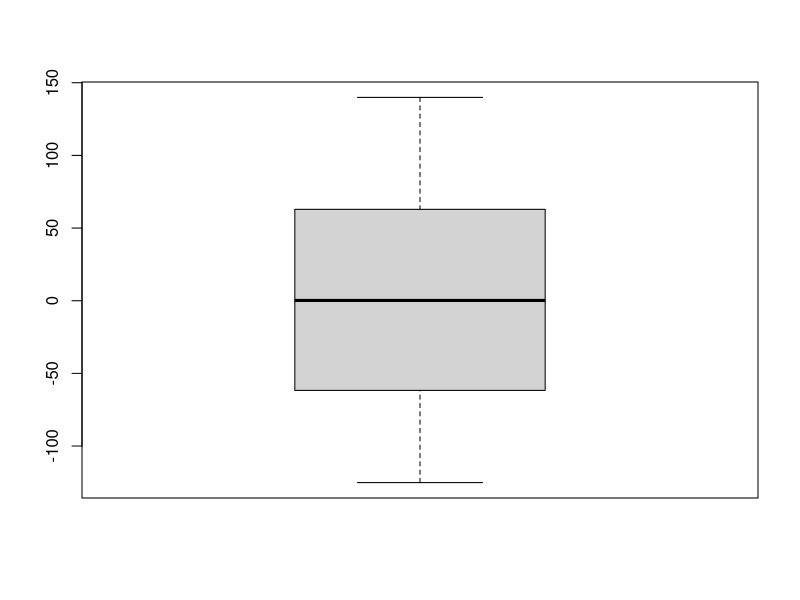
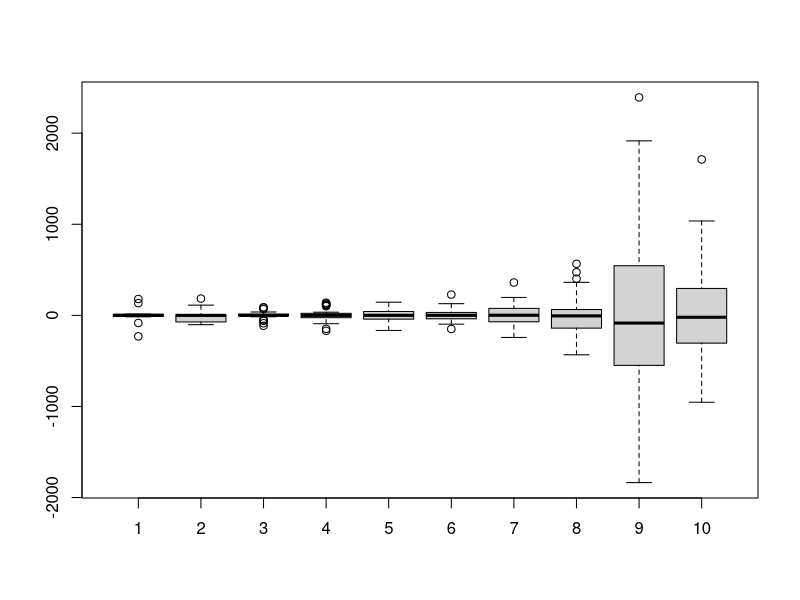
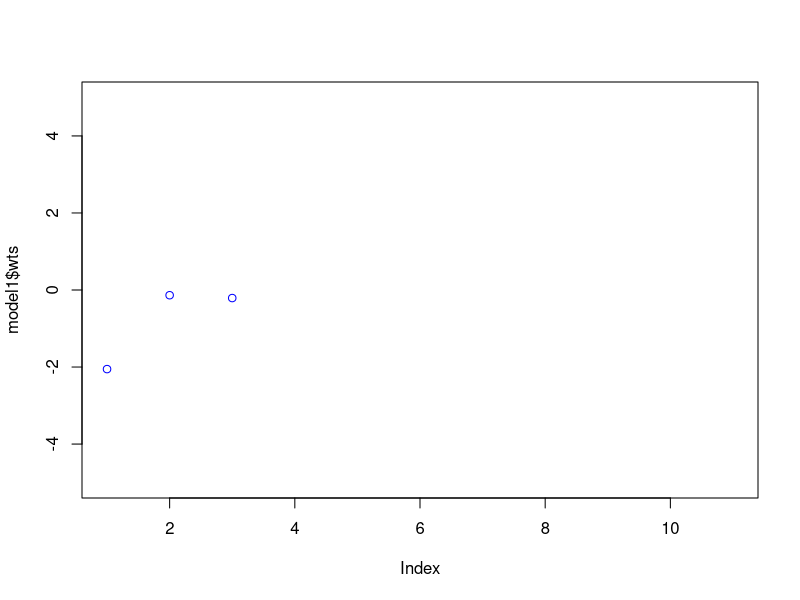
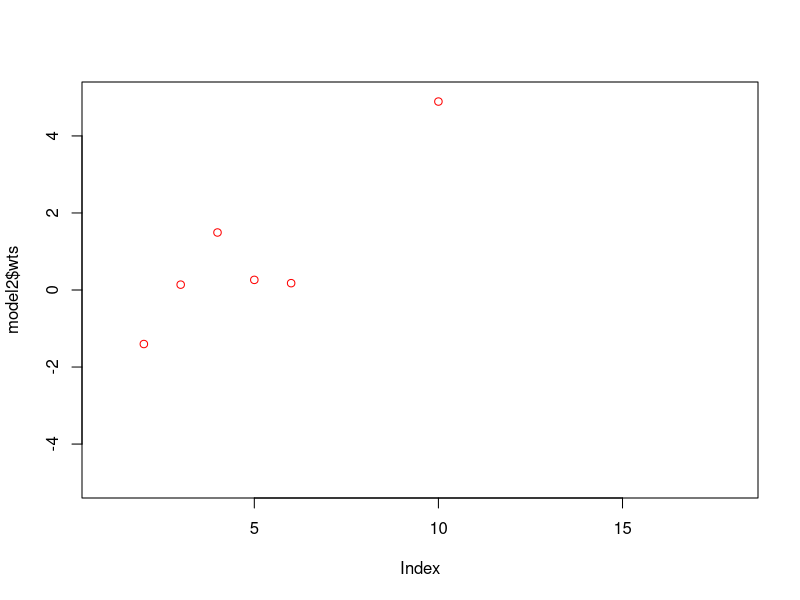
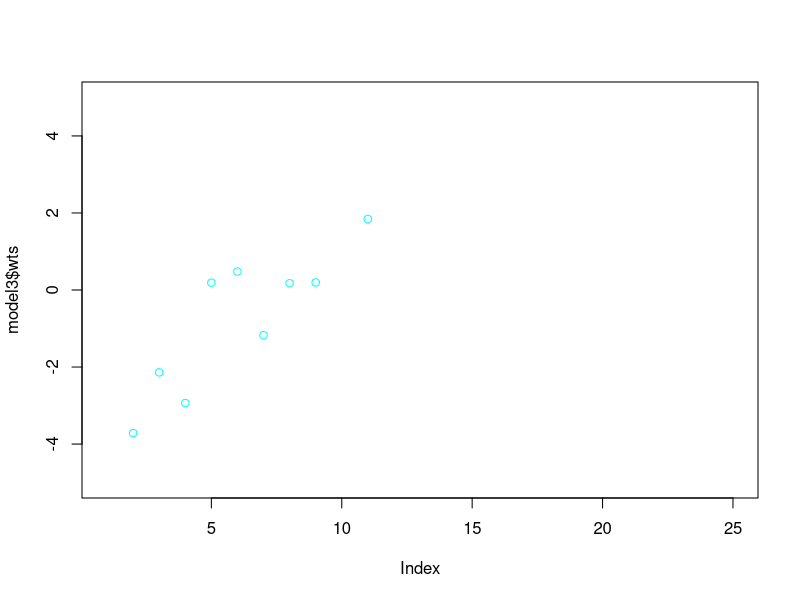
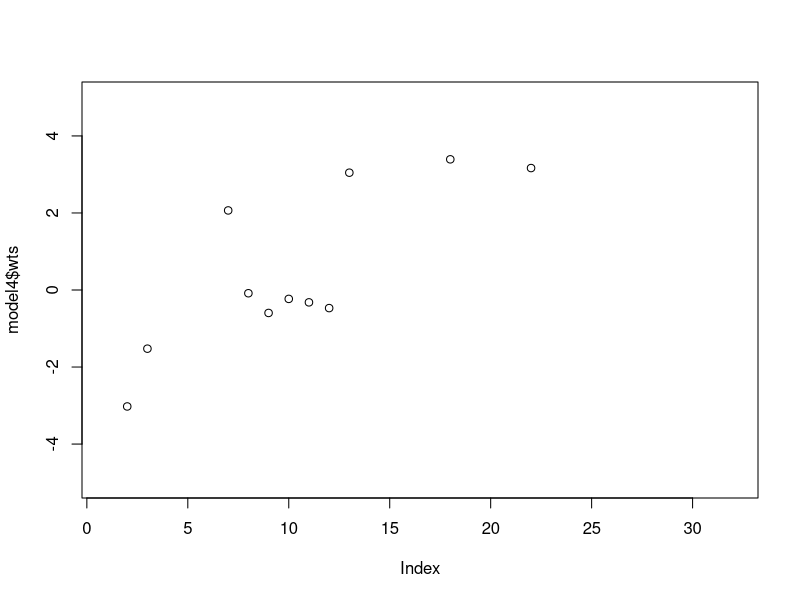
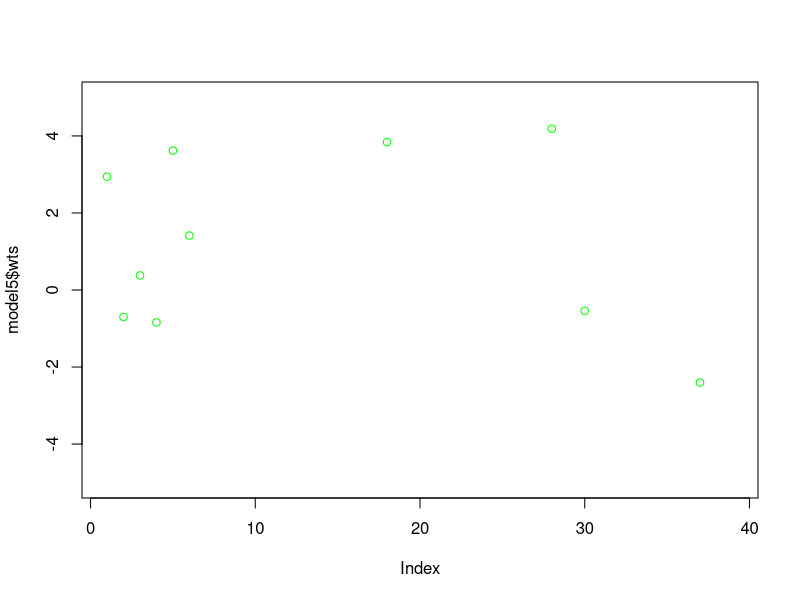
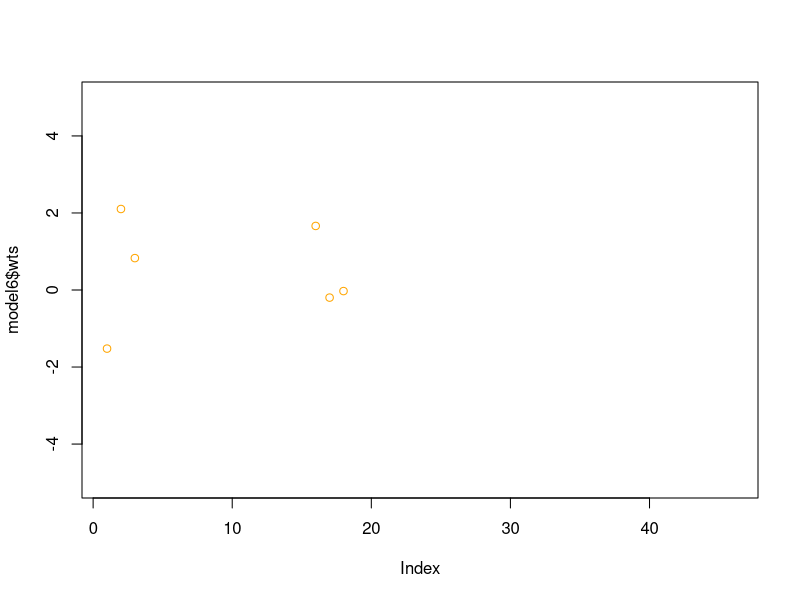

Write the R code that produced these figures, in order. (Note: this script raises an error after producing the figures.)
# UV : SY19 - TP03
# Exercice 2
# Auteurs : Alice Ngwembou - Antoine Hars
# Fichier : exercice2.R

library(MASS)
library(nnet)

set.seed(1)

# QUESTION 1

# 1.
p1 <- 0.25
p2 <-0.25
p3 <- 0.25
p4 <- 0.25
n <- 200

s1 <- c(1, 2)
s2 <- c(2, 1)
s3 <- c(1.5, 2)
s4 <- c(1, 1)

s <- rbind(s1, s2, s3, s4)

m1 <- c(4, 6)
m2 <- c(6, 1)
m3 <- c(-4, -4)
m4 <- c(0, 0)

m <- rbind(m1, m2, m3, m4)

c <- sample(c(1, 2, 3, 4), size = n, prob = c(p1, p2, p3, p4), replace = TRUE)
x <- cbind(rnorm(n, m[c,1], s[c,1]), rnorm(n, m[c,2], s[c,2]))

couleur <- rep("red", n)
couleur[c==2] <- "blue"
couleur[c==3] <- "green"
couleur[c==4] <- "yellow"

png("plots/frontiere_bayes_q1_1.png")
plot(x, col = couleur, main = "frontières de décision sur les observations de 4 lois normales")

# Frontiere de Bayes
len <- 50

xp <- seq(min(x[,1]), max(x[,1]), length = len)
yp <- seq(min(x[,2]), max(x[,2]), length = len)

grille <- expand.grid(z1 = xp, z2 = yp)

Z <- p1 * dnorm(grille[,1], m[1,1], s[1,1]) * dnorm(grille[,2], m[1,2], s[1,2])
Z <- cbind(Z, p2 * dnorm(grille[,1], m[2,1], s[2,1]) * dnorm(grille[,2], m[2,2], s[2,2]))
Z <- cbind(Z, p3 * dnorm(grille[,1], m[3,1], s[3,1]) * dnorm(grille[,2], m[3,2], s[3,2]))
Z <- cbind(Z, p4 * dnorm(grille[,1], m[4,1], s[4,1]) * dnorm(grille[,2], m[4,2], s[4,2]))

zp <- Z[,4] - pmax(Z[,3], Z[,2], Z[,1])
contour(xp, yp, matrix(zp, len), add = TRUE, levels = 0, drawlabels = FALSE)

zp <- Z[,1] - pmax(Z[,2], Z[,3], Z[,4])
contour(xp, yp, matrix(zp, len), add = TRUE, levels = 0, drawlabels = FALSE)

zp <- Z[,2] - pmax(Z[,1], Z[,3], Z[,4])
contour(xp, yp, matrix(zp, len), add = TRUE, levels = 0, drawlabels = FALSE)
dev.off()

# 2.
# Donner la règle de Bayes

# 3.
# Développer la règle de Bayes pour arriver à la solution

##############################################################################

# QUESTION 2
T <- class.ind(couleur)
model1 <- nnet(x, T, size = 1, decay = 0, softmax = TRUE, maxit = 500)

# Valeur des poids
model1$wts

# Proba à postériori d'appartenance aux classes
Z1 <- predict(model1, grille)

boxplot(model1$wts)


# 1.
model2 <- nnet(x, T, size = 5, decay = 0, softmax = TRUE, maxit = 500)
model2$wts
Z2 <- predict(model2, grille)

png("plots/frontiere_bayes_q2_1.png")
plot(x, col = couleur, main = "frontières de décision sur les observations (exécution 1)")
zp <- Z2[,4] - pmax(Z2[,3], Z2[,2], Z2[,1])
contour(xp, yp, matrix(zp, len), add = TRUE, levels = 0, drawlabels = FALSE)
zp <- Z2[,1] - pmax(Z2[,2], Z2[,3], Z2[,4])
contour(xp, yp, matrix(zp, len), add = TRUE, levels = 0, drawlabels = FALSE)
zp <- Z2[,2] - pmax(Z2[,1], Z2[,3], Z2[,4])
contour(xp, yp, matrix(zp, len), add = TRUE, levels = 0, drawlabels = FALSE)
dev.off()

# 2.
# Dessin de chaque composante du poids.
png("plots/poids_q2_2_1.png")
plot(model2$wts, main = "représentation de l'estimation des poids (size = 5 et decay = 0)")
dev.off()

png("plots/poids_q2_2_2.png")
boxplot(model2$wts, main = "représentation de l'estimation des poids (size = 5 et decay = 0)")
dev.off()

png("plots/poids_q2_2_3.png")
boxplot(model2$wts, main = "estimation des poids (size = 5 et decay = 0) (exécution 1)")
dev.off()

# 3.
# à répéter plusieurs fois.
model2 <- nnet(x, T, size = 5, decay = 0, softmax = TRUE, maxit = 500)
model2$wts
Z2 <- predict(model2, grille)

png("plots/frontiere_bayes_q2_2.png")
plot(x, col = couleur, main = "frontières de décision sur les observations (exécution 2)")
zp <- Z2[,4] - pmax(Z2[,3], Z2[,2], Z2[,1])
contour(xp, yp, matrix(zp, len), add = TRUE, levels = 0, drawlabels = FALSE)
zp <- Z2[,1] - pmax(Z2[,2], Z2[,3], Z2[,4])
contour(xp, yp, matrix(zp, len), add = TRUE, levels = 0, drawlabels = FALSE)
zp <- Z2[,2] - pmax(Z2[,1], Z2[,3], Z2[,4])
contour(xp, yp, matrix(zp, len), add = TRUE, levels = 0, drawlabels = FALSE)
dev.off()

png("plots/poids_q2_3_1.png")
plot(model2$wts, main = "représentation de l'estimation des poids (size = 5 et decay = 0)")
dev.off()

png("plots/poids_q2_3_2.png")
boxplot(model2$wts, main = "estimation des poids (size = 5 et decay = 0) (exécution 2)")
dev.off()

# Nous n'obtenons pas les mêmes résultats à chaque fois pour l'estimation
# des poids et des frontières de décision.

# 4.
# Le générateur de nombre aléatoire de R n'est pas réinitialisé
# donc nous n'obtenons pas les mêmes frontières.

##############################################################################

# QUESTION 3.

# 1.
set.seed(1)
T <- class.ind(couleur)
model1 <- nnet(x, T, size = 1, decay = 0, softmax = TRUE, maxit = 500)
set.seed(1)
T <- class.ind(couleur)
model2 <- nnet(x, T, size = 2, decay = 0, softmax = TRUE, maxit = 500)
set.seed(1)
T <- class.ind(couleur)
model3 <- nnet(x, T, size = 3, decay = 0, softmax = TRUE, maxit = 500)
set.seed(1)
T <- class.ind(couleur)
model4 <- nnet(x, T, size = 4, decay = 0, softmax = TRUE, maxit = 500)
set.seed(1)
T <- class.ind(couleur)
model5 <- nnet(x, T, size = 5, decay = 0, softmax = TRUE, maxit = 500)
set.seed(1)
T <- class.ind(couleur)
model6 <- nnet(x, T, size = 6, decay = 0, softmax = TRUE, maxit = 500)
set.seed(1)
T <- class.ind(couleur)
model7 <- nnet(x, T, size = 7, decay = 0, softmax = TRUE, maxit = 500)
set.seed(1)
T <- class.ind(couleur)
model8 <- nnet(x, T, size = 8, decay = 0, softmax = TRUE, maxit = 500)
set.seed(1)
T <- class.ind(couleur)
model9 <- nnet(x, T, size = 9, decay = 0, softmax = TRUE, maxit = 500)
set.seed(1)
T <- class.ind(couleur)
model10 <- nnet(x, T, size = 10, decay = 0, softmax = TRUE, maxit = 500)

boxplot(model1$wts, model2$wts, model3$wts, model4$wts, model5$wts, model6$wts, model7$wts, model8$wts, model9$wts, model10$wts)
plot(model1$wts, ylim = c(-5, 5), col = "blue")
plot(model2$wts, ylim = c(-5, 5), col = "red")
plot(model3$wts, ylim = c(-5, 5), col = "cyan")
plot(model4$wts, ylim = c(-5, 5), col = "black")
plot(model5$wts, ylim = c(-5, 5), col = "green")
plot(model6$wts, ylim = c(-5, 5), col = "orange")
plot(model7$wts, ylim = c(-5, 5), col = "yellow")
plot(model8$wts, ylim = c(-5, 5), col = "pink")
plot(model9$wts, ylim = c(-5, 5), col = "maroon")
plot(model10$wts, ylim = c(-5, 5), col = "violet")

# Commenter le nombre de poids à estimer..

# 2.
Z1 <- predict(model1, grille)
Z2 <- predict(model2, grille)
Z3 <- predict(model3, grille)
Z4 <- predict(model4, grille)
Z5 <- predict(model5, grille)
Z6 <- predict(model6, grille)
Z7 <- predict(model7, grille)
Z8 <- predict(model8, grille)
Z9 <- predict(model9, grille)
Z10 <- predict(model10, grille)

png("plots/frontiere_bayes_q3_2_1.png")
plot(x, col = couleur, main = "frontières de décision sur les observations (1)")
zp <- Z1[,4] - pmax(Z1[,3], Z1[,2], Z1[,1])
contour(xp, yp, matrix(zp, len), add = TRUE, levels = 0, drawlabels = FALSE)
zp <- Z1[,1] - pmax(Z1[,2], Z1[,3], Z1[,4])
contour(xp, yp, matrix(zp, len), add = TRUE, levels = 0, drawlabels = FALSE)
zp <- Z1[,2] - pmax(Z1[,1], Z1[,3], Z1[,4])
contour(xp, yp, matrix(zp, len), add = TRUE, levels = 0, drawlabels = FALSE)
dev.off()

png("plots/frontiere_bayes_q3_2_2.png")
plot(x, col = couleur, main = "frontières de décision sur les observations (2)")
zp <- Z2[,4] - pmax(Z2[,3], Z2[,2], Z2[,1])
contour(xp, yp, matrix(zp, len), add = TRUE, levels = 0, drawlabels = FALSE)
zp <- Z2[,1] - pmax(Z2[,2], Z2[,3], Z2[,4])
contour(xp, yp, matrix(zp, len), add = TRUE, levels = 0, drawlabels = FALSE)
zp <- Z2[,2] - pmax(Z2[,1], Z2[,3], Z2[,4])
contour(xp, yp, matrix(zp, len), add = TRUE, levels = 0, drawlabels = FALSE)
dev.off()

png("plots/frontiere_bayes_q3_2_3.png")
plot(x, col = couleur, main = "frontières de décision sur les observations (3)")
zp <- Z3[,4] - pmax(Z3[,3], Z3[,2], Z3[,1])
contour(xp, yp, matrix(zp, len), add = TRUE, levels = 0, drawlabels = FALSE)
zp <- Z3[,1] - pmax(Z3[,2], Z3[,3], Z3[,4])
contour(xp, yp, matrix(zp, len), add = TRUE, levels = 0, drawlabels = FALSE)
zp <- Z3[,2] - pmax(Z3[,1], Z3[,3], Z3[,4])
contour(xp, yp, matrix(zp, len), add = TRUE, levels = 0, drawlabels = FALSE)
dev.off()

png("plots/frontiere_bayes_q3_2_4.png")
plot(x, col = couleur, main = "frontières de décision sur les observations (4)")
zp <- Z4[,4] - pmax(Z4[,3], Z4[,2], Z4[,1])
contour(xp, yp, matrix(zp, len), add = TRUE, levels = 0, drawlabels = FALSE)
zp <- Z4[,1] - pmax(Z4[,2], Z4[,3], Z4[,4])
contour(xp, yp, matrix(zp, len), add = TRUE, levels = 0, drawlabels = FALSE)
zp <- Z4[,2] - pmax(Z4[,1], Z4[,3], Z4[,4])
contour(xp, yp, matrix(zp, len), add = TRUE, levels = 0, drawlabels = FALSE)
dev.off()

png("plots/frontiere_bayes_q3_2_5.png")
plot(x, col = couleur, main = "frontières de décision sur les observations (5)")
zp <- Z5[,4] - pmax(Z5[,3], Z5[,2], Z5[,1])
contour(xp, yp, matrix(zp, len), add = TRUE, levels = 0, drawlabels = FALSE)
zp <- Z5[,1] - pmax(Z5[,2], Z5[,3], Z5[,4])
contour(xp, yp, matrix(zp, len), add = TRUE, levels = 0, drawlabels = FALSE)
zp <- Z5[,2] - pmax(Z5[,1], Z5[,3], Z5[,4])
contour(xp, yp, matrix(zp, len), add = TRUE, levels = 0, drawlabels = FALSE)
dev.off()

png("plots/frontiere_bayes_q3_2_6.png")
plot(x, col = couleur, main = "frontières de décision sur les observations (6)")
zp <- Z6[,4] - pmax(Z6[,3], Z6[,2], Z6[,1])
contour(xp, yp, matrix(zp, len), add = TRUE, levels = 0, drawlabels = FALSE)
zp <- Z6[,1] - pmax(Z6[,2], Z6[,3], Z6[,4])
contour(xp, yp, matrix(zp, len), add = TRUE, levels = 0, drawlabels = FALSE)
zp <- Z6[,2] - pmax(Z6[,1], Z6[,3], Z6[,4])
contour(xp, yp, matrix(zp, len), add = TRUE, levels = 0, drawlabels = FALSE)
dev.off()

png("plots/frontiere_bayes_q3_2_7.png")
plot(x, col = couleur, main = "frontières de décision sur les observations (7)")
zp <- Z7[,4] - pmax(Z7[,3], Z7[,2], Z7[,1])
contour(xp, yp, matrix(zp, len), add = TRUE, levels = 0, drawlabels = FALSE)
zp <- Z7[,1] - pmax(Z7[,2], Z7[,3], Z7[,4])
contour(xp, yp, matrix(zp, len), add = TRUE, levels = 0, drawlabels = FALSE)
zp <- Z7[,2] - pmax(Z7[,1], Z7[,3], Z7[,4])
contour(xp, yp, matrix(zp, len), add = TRUE, levels = 0, drawlabels = FALSE)
dev.off()

png("plots/frontiere_bayes_q3_2_8.png")
plot(x, col = couleur, main = "frontières de décision sur les observations (8)")
zp <- Z8[,4] - pmax(Z8[,3], Z8[,2], Z8[,1])
contour(xp, yp, matrix(zp, len), add = TRUE, levels = 0, drawlabels = FALSE)
zp <- Z8[,1] - pmax(Z8[,2], Z8[,3], Z8[,4])
contour(xp, yp, matrix(zp, len), add = TRUE, levels = 0, drawlabels = FALSE)
zp <- Z8[,2] - pmax(Z8[,1], Z8[,3], Z8[,4])
contour(xp, yp, matrix(zp, len), add = TRUE, levels = 0, drawlabels = FALSE)
dev.off()

png("plots/frontiere_bayes_q3_2_9.png")
plot(x, col = couleur, main = "frontières de décision sur les observations (9)")
zp <- Z9[,4] - pmax(Z9[,3], Z9[,2], Z9[,1])
contour(xp, yp, matrix(zp, len), add = TRUE, levels = 0, drawlabels = FALSE)
zp <- Z9[,1] - pmax(Z9[,2], Z9[,3], Z9[,4])
contour(xp, yp, matrix(zp, len), add = TRUE, levels = 0, drawlabels = FALSE)
zp <- Z9[,2] - pmax(Z9[,1], Z9[,3], Z9[,4])
contour(xp, yp, matrix(zp, len), add = TRUE, levels = 0, drawlabels = FALSE)
dev.off()

png("plots/frontiere_bayes_q3_2_10.png")
plot(x, col = couleur, main = "frontières de décision sur les observations (10)")
zp <- Z10[,4] - pmax(Z10[,3], Z10[,2], Z10[,1])
contour(xp, yp, matrix(zp, len), add = TRUE, levels = 0, drawlabels = FALSE)
zp <- Z10[,1] - pmax(Z10[,2], Z10[,3], Z10[,4])
contour(xp, yp, matrix(zp, len), add = TRUE, levels = 0, drawlabels = FALSE)
zp <- Z10[,2] - pmax(Z10[,1], Z10[,3], Z10[,4])
contour(xp, yp, matrix(zp, len), add = TRUE, levels = 0, drawlabels = FALSE)
dev.off()

# Calcul de la probabilité d'erreur
pred1 <- predict(model1, x)
pred2 <- predict(model2, x)
pred3 <- predict(model3, x)
pred4 <- predict(model4, x)
pred5 <- predict(model5, x)
pred6 <- predict(model6, x)
pred7 <- predict(model7, x)
pred8 <- predict(model8, x)
pred9 <- predict(model9, x)
pred10 <- predict(model10, x)

classes_predict <- function(pred) {

	n = dim(pred)[1]
	m = dim(pred)[2]
	for (i in 1:n) {
		mm = max(pred[i,])
		for (j in 1:m) {
			if (pred[i,j] == mm) {
				pred[i,j] = 1
			} else {
				pred[i,j] = 0
			}
		}
	}
	return(pred)
}

cp1 = classes_predict(pred1)
cp2 = classes_predict(pred2)
cp3 = classes_predict(pred3)
cp4 = classes_predict(pred4)
cp5 = classes_predict(pred5)
cp6 = classes_predict(pred6)
cp7 = classes_predict(pred7)
cp8 = classes_predict(pred8)
cp9 = classes_predict(pred9)
cp10 = classes_predict(pred10)

proba_erreur_emp <- function(T, CP) {

	proba = 0
	n = dim(T)[1]
	m = dim(T)[2]
	for (i in 1:n) {
		CP[i,] = T[i,] - CP[i,]
		comp = 0
		for (j in 1:m) {
			if (CP[i,j] == 0) {
				comp = comp + 1
			}
		}
		if (comp != m) {
			proba = proba + 1
		}
	}
	return(proba / n)
}

proba1 = proba_erreur_emp(T, cp1)
proba2 = proba_erreur_emp(T, cp2)
proba3 = proba_erreur_emp(T, cp3)
proba4 = proba_erreur_emp(T, cp4)
proba5 = proba_erreur_emp(T, cp5)
proba6 = proba_erreur_emp(T, cp6)
proba7 = proba_erreur_emp(T, cp7)
proba8 = proba_erreur_emp(T, cp8)
proba9 = proba_erreur_emp(T, cp9)
proba10 = proba_erreur_emp(T, cp10)

# 3.
set.seed(1)
T <- class.ind(couleur)
model1 <- nnet(x, T, size = 1, decay = 0, softmax = TRUE, maxit = 500)
set.seed(1)
T <- class.ind(couleur)
model2 <- nnet(x, T, size = 2, decay = 0, softmax = TRUE, maxit = 500)
set.seed(1)
T <- class.ind(couleur)
model3 <- nnet(x, T, size = 3, decay = 0, softmax = TRUE, maxit = 500)
set.seed(1)
T <- class.ind(couleur)
model4 <- nnet(x, T, size = 4, decay = 0, softmax = TRUE, maxit = 500)
set.seed(1)
T <- class.ind(couleur)
model5 <- nnet(x, T, size = 5, decay = 0, softmax = TRUE, maxit = 500)
set.seed(1)
T <- class.ind(couleur)
model6 <- nnet(x, T, size = 6, decay = 0, softmax = TRUE, maxit = 500)
set.seed(1)
T <- class.ind(couleur)
model7 <- nnet(x, T, size = 7, decay = 0, softmax = TRUE, maxit = 500)
set.seed(1)
T <- class.ind(couleur)
model8 <- nnet(x, T, size = 8, decay = 0, softmax = TRUE, maxit = 500)
set.seed(1)
T <- class.ind(couleur)
model9 <- nnet(x, T, size = 9, decay = 0, softmax = TRUE, maxit = 500)
set.seed(1)
T <- class.ind(couleur)
model10 <- nnet(x, T, size = 10, decay = 0, softmax = TRUE, maxit = 500)

boxplot(model1$wts, model2$wts, model3$wts, model4$wts, model5$wts, model6$wts, model7$wts, model8$wts, model9$wts, model10$wts)

Z1 <- predict(model1, grille)
Z2 <- predict(model2, grille)
Z3 <- predict(model3, grille)
Z4 <- predict(model4, grille)
Z5 <- predict(model5, grille)
Z6 <- predict(model6, grille)
Z7 <- predict(model7, grille)
Z8 <- predict(model8, grille)
Z9 <- predict(model9, grille)
Z10 <- predict(model10, grille)

png("plots/frontiere_bayes_q3_3_1.png")
plot(x, col = couleur, main = "frontières de décision sur les observations (size = 1)")
zp <- Z1[,4] - pmax(Z1[,3], Z1[,2], Z1[,1])
contour(xp, yp, matrix(zp, len), add = TRUE, levels = 0, drawlabels = FALSE)
zp <- Z1[,1] - pmax(Z1[,2], Z1[,3], Z1[,4])
contour(xp, yp, matrix(zp, len), add = TRUE, levels = 0, drawlabels = FALSE)
zp <- Z1[,2] - pmax(Z1[,1], Z1[,3], Z1[,4])
contour(xp, yp, matrix(zp, len), add = TRUE, levels = 0, drawlabels = FALSE)
dev.off()

png("plots/frontiere_bayes_q3_3_2.png")
plot(x, col = couleur, main = "frontières de décision sur les observations (size = 2)")
zp <- Z2[,4] - pmax(Z2[,3], Z2[,2], Z2[,1])
contour(xp, yp, matrix(zp, len), add = TRUE, levels = 0, drawlabels = FALSE)
zp <- Z2[,1] - pmax(Z2[,2], Z2[,3], Z2[,4])
contour(xp, yp, matrix(zp, len), add = TRUE, levels = 0, drawlabels = FALSE)
zp <- Z2[,2] - pmax(Z2[,1], Z2[,3], Z2[,4])
contour(xp, yp, matrix(zp, len), add = TRUE, levels = 0, drawlabels = FALSE)
dev.off()

png("plots/frontiere_bayes_q3_3_3.png")
plot(x, col = couleur, main = "frontières de décision sur les observations (size = 3)")
zp <- Z3[,4] - pmax(Z3[,3], Z3[,2], Z3[,1])
contour(xp, yp, matrix(zp, len), add = TRUE, levels = 0, drawlabels = FALSE)
zp <- Z3[,1] - pmax(Z3[,2], Z3[,3], Z3[,4])
contour(xp, yp, matrix(zp, len), add = TRUE, levels = 0, drawlabels = FALSE)
zp <- Z3[,2] - pmax(Z3[,1], Z3[,3], Z3[,4])
contour(xp, yp, matrix(zp, len), add = TRUE, levels = 0, drawlabels = FALSE)
dev.off()

png("plots/frontiere_bayes_q3_3_4.png")
plot(x, col = couleur, main = "frontières de décision sur les observations (size = 4)")
zp <- Z4[,4] - pmax(Z4[,3], Z4[,2], Z4[,1])
contour(xp, yp, matrix(zp, len), add = TRUE, levels = 0, drawlabels = FALSE)
zp <- Z4[,1] - pmax(Z4[,2], Z4[,3], Z4[,4])
contour(xp, yp, matrix(zp, len), add = TRUE, levels = 0, drawlabels = FALSE)
zp <- Z4[,2] - pmax(Z4[,1], Z4[,3], Z4[,4])
contour(xp, yp, matrix(zp, len), add = TRUE, levels = 0, drawlabels = FALSE)
dev.off()

png("plots/frontiere_bayes_q3_3_5.png")
plot(x, col = couleur, main = "frontières de décision sur les observations (size = 5)")
zp <- Z5[,4] - pmax(Z5[,3], Z5[,2], Z5[,1])
contour(xp, yp, matrix(zp, len), add = TRUE, levels = 0, drawlabels = FALSE)
zp <- Z5[,1] - pmax(Z5[,2], Z5[,3], Z5[,4])
contour(xp, yp, matrix(zp, len), add = TRUE, levels = 0, drawlabels = FALSE)
zp <- Z5[,2] - pmax(Z5[,1], Z5[,3], Z5[,4])
contour(xp, yp, matrix(zp, len), add = TRUE, levels = 0, drawlabels = FALSE)
dev.off()

png("plots/frontiere_bayes_q3_3_6.png")
plot(x, col = couleur, main = "frontières de décision sur les observations (size = 6)")
zp <- Z6[,4] - pmax(Z6[,3], Z6[,2], Z6[,1])
contour(xp, yp, matrix(zp, len), add = TRUE, levels = 0, drawlabels = FALSE)
zp <- Z6[,1] - pmax(Z6[,2], Z6[,3], Z6[,4])
contour(xp, yp, matrix(zp, len), add = TRUE, levels = 0, drawlabels = FALSE)
zp <- Z6[,2] - pmax(Z6[,1], Z6[,3], Z6[,4])
contour(xp, yp, matrix(zp, len), add = TRUE, levels = 0, drawlabels = FALSE)
dev.off()

png("plots/frontiere_bayes_q3_3_7.png")
plot(x, col = couleur, main = "frontières de décision sur les observations (size = 7)")
zp <- Z7[,4] - pmax(Z7[,3], Z7[,2], Z7[,1])
contour(xp, yp, matrix(zp, len), add = TRUE, levels = 0, drawlabels = FALSE)
zp <- Z7[,1] - pmax(Z7[,2], Z7[,3], Z7[,4])
contour(xp, yp, matrix(zp, len), add = TRUE, levels = 0, drawlabels = FALSE)
zp <- Z7[,2] - pmax(Z7[,1], Z7[,3], Z7[,4])
contour(xp, yp, matrix(zp, len), add = TRUE, levels = 0, drawlabels = FALSE)
dev.off()

png("plots/frontiere_bayes_q3_3_8.png")
plot(x, col = couleur, main = "frontières de décision sur les observations (size = 8)")
zp <- Z8[,4] - pmax(Z8[,3], Z8[,2], Z8[,1])
contour(xp, yp, matrix(zp, len), add = TRUE, levels = 0, drawlabels = FALSE)
zp <- Z8[,1] - pmax(Z8[,2], Z8[,3], Z8[,4])
contour(xp, yp, matrix(zp, len), add = TRUE, levels = 0, drawlabels = FALSE)
zp <- Z8[,2] - pmax(Z8[,1], Z8[,3], Z8[,4])
contour(xp, yp, matrix(zp, len), add = TRUE, levels = 0, drawlabels = FALSE)
dev.off()

png("plots/frontiere_bayes_q3_3_9.png")
plot(x, col = couleur, main = "frontières de décision sur les observations (size = 9)")
zp <- Z9[,4] - pmax(Z9[,3], Z9[,2], Z9[,1])
contour(xp, yp, matrix(zp, len), add = TRUE, levels = 0, drawlabels = FALSE)
zp <- Z9[,1] - pmax(Z9[,2], Z9[,3], Z9[,4])
contour(xp, yp, matrix(zp, len), add = TRUE, levels = 0, drawlabels = FALSE)
zp <- Z9[,2] - pmax(Z9[,1], Z9[,3], Z9[,4])
contour(xp, yp, matrix(zp, len), add = TRUE, levels = 0, drawlabels = FALSE)
dev.off()

png("plots/frontiere_bayes_q3_3_10.png")
plot(x, col = couleur, main = "frontières de décision sur les observations (size = 10)")
zp <- Z10[,4] - pmax(Z10[,3], Z10[,2], Z10[,1])
contour(xp, yp, matrix(zp, len), add = TRUE, levels = 0, drawlabels = FALSE)
zp <- Z10[,1] - pmax(Z10[,2], Z10[,3], Z10[,4])
contour(xp, yp, matrix(zp, len), add = TRUE, levels = 0, drawlabels = FALSE)
zp <- Z10[,2] - pmax(Z10[,1], Z10[,3], Z10[,4])
contour(xp, yp, matrix(zp, len), add = TRUE, levels = 0, drawlabels = FALSE)
dev.off()

# 4.
# Commentaires sur la variabilité des modèles en fonction de size.
# Graphe Pe en fonction de Size

# Calcul de la probabilité d'erreur
pred1 <- predict(model1, x)
pred2 <- predict(model2, x)
pred3 <- predict(model3, x)
pred4 <- predict(model4, x)
pred5 <- predict(model5, x)
pred6 <- predict(model6, x)
pred7 <- predict(model7, x)
pred8 <- predict(model8, x)
pred9 <- predict(model9, x)
pred10 <- predict(model10, x)

cp1 = classes_predict(pred1)
cp2 = classes_predict(pred2)
cp3 = classes_predict(pred3)
cp4 = classes_predict(pred4)
cp5 = classes_predict(pred5)
cp6 = classes_predict(pred6)
cp7 = classes_predict(pred7)
cp8 = classes_predict(pred8)
cp9 = classes_predict(pred9)
cp10 = classes_predict(pred10)

proba1 = proba_erreur_emp(T, cp1)
proba2 = proba_erreur_emp(T, cp2)
proba3 = proba_erreur_emp(T, cp3)
proba4 = proba_erreur_emp(T, cp4)
proba5 = proba_erreur_emp(T, cp5)
proba6 = proba_erreur_emp(T, cp6)
proba7 = proba_erreur_emp(T, cp7)
proba8 = proba_erreur_emp(T, cp8)
proba9 = proba_erreur_emp(T, cp9)
proba10 = proba_erreur_emp(T, cp10)

probas = c(proba1, proba2, proba3, proba4, proba5, proba6, proba7, proba8, proba9, proba10)
plot(probas)

##############################################################################

# QUESTION 4.
set.seed(1)
T <- class.ind(couleur)
model1 <- nnet(x, T, size = 5, decay = 0.001, softmax = TRUE, maxit = 500)
set.seed(1)
T <- class.ind(couleur)
model2 <- nnet(x, T, size = 5, decay = 0.01, softmax = TRUE, maxit = 500)
set.seed(1)
T <- class.ind(couleur)
model3 <- nnet(x, T, size = 5, decay = 0.1, softmax = TRUE, maxit = 500)
set.seed(1)
T <- class.ind(couleur)
model4 <- nnet(x, T, size = 5, decay = 1, softmax = TRUE, maxit = 500)
set.seed(1)
T <- class.ind(couleur)
model5 <- nnet(x, T, size = 5, decay = 10, softmax = TRUE, maxit = 500)
set.seed(1)
T <- class.ind(couleur)
model6 <- nnet(x, T, size = 5, decay = 100, softmax = TRUE, maxit = 500)

Z1 <- predict(model1, grille)
Z2 <- predict(model2, grille)
Z3 <- predict(model3, grille)
Z4 <- predict(model4, grille)
Z5 <- predict(model5, grille)
Z6 <- predict(model6, grille)

png("plots/frontiere_bayes_q4_1.png")
plot(x, col = couleur, main = "frontières de décision sur les observations (decay = 0.001)")
zp <- Z1[,4] - pmax(Z1[,3], Z1[,2], Z1[,1])
contour(xp, yp, matrix(zp, len), add = TRUE, levels = 0, drawlabels = FALSE)
zp <- Z1[,1] - pmax(Z1[,2], Z1[,3], Z1[,4])
contour(xp, yp, matrix(zp, len), add = TRUE, levels = 0, drawlabels = FALSE)
zp <- Z1[,2] - pmax(Z1[,1], Z1[,3], Z1[,4])
contour(xp, yp, matrix(zp, len), add = TRUE, levels = 0, drawlabels = FALSE)
dev.off()

png("plots/frontiere_bayes_q4_2.png")
plot(x, col = couleur, main = "frontières de décision sur les observations (decay = 0.01)")
zp <- Z2[,4] - pmax(Z2[,3], Z2[,2], Z2[,1])
contour(xp, yp, matrix(zp, len), add = TRUE, levels = 0, drawlabels = FALSE)
zp <- Z2[,1] - pmax(Z2[,2], Z2[,3], Z2[,4])
contour(xp, yp, matrix(zp, len), add = TRUE, levels = 0, drawlabels = FALSE)
zp <- Z2[,2] - pmax(Z2[,1], Z2[,3], Z2[,4])
contour(xp, yp, matrix(zp, len), add = TRUE, levels = 0, drawlabels = FALSE)
dev.off()

png("plots/frontiere_bayes_q4_3.png")
plot(x, col = couleur, main = "frontières de décision sur les observations (decay = 0.1)")
zp <- Z3[,4] - pmax(Z3[,3], Z3[,2], Z3[,1])
contour(xp, yp, matrix(zp, len), add = TRUE, levels = 0, drawlabels = FALSE)
zp <- Z3[,1] - pmax(Z3[,2], Z3[,3], Z3[,4])
contour(xp, yp, matrix(zp, len), add = TRUE, levels = 0, drawlabels = FALSE)
zp <- Z3[,2] - pmax(Z3[,1], Z3[,3], Z3[,4])
contour(xp, yp, matrix(zp, len), add = TRUE, levels = 0, drawlabels = FALSE)
dev.off()

png("plots/frontiere_bayes_q4_4.png")
plot(x, col = couleur, main = "frontières de décision sur les observations (decay = 1)")
zp <- Z4[,4] - pmax(Z4[,3], Z4[,2], Z4[,1])
contour(xp, yp, matrix(zp, len), add = TRUE, levels = 0, drawlabels = FALSE)
zp <- Z4[,1] - pmax(Z4[,2], Z4[,3], Z4[,4])
contour(xp, yp, matrix(zp, len), add = TRUE, levels = 0, drawlabels = FALSE)
zp <- Z4[,2] - pmax(Z4[,1], Z4[,3], Z4[,4])
contour(xp, yp, matrix(zp, len), add = TRUE, levels = 0, drawlabels = FALSE)
dev.off()

png("plots/frontiere_bayes_q4_5.png")
plot(x, col = couleur, main = "frontières de décision sur les observations (decay = 10)")
zp <- Z5[,4] - pmax(Z5[,3], Z5[,2], Z5[,1])
contour(xp, yp, matrix(zp, len), add = TRUE, levels = 0, drawlabels = FALSE)
zp <- Z5[,1] - pmax(Z5[,2], Z5[,3], Z5[,4])
contour(xp, yp, matrix(zp, len), add = TRUE, levels = 0, drawlabels = FALSE)
zp <- Z5[,2] - pmax(Z5[,1], Z5[,3], Z5[,4])
contour(xp, yp, matrix(zp, len), add = TRUE, levels = 0, drawlabels = FALSE)
dev.off()

png("plots/frontiere_bayes_q4_6.png")
plot(x, col = couleur, main = "frontières de décision sur les observations (decay = 100)")
zp <- Z6[,4] - pmax(Z6[,3], Z6[,2], Z6[,1])
contour(xp, yp, matrix(zp, len), add = TRUE, levels = 0, drawlabels = FALSE)
zp <- Z6[,1] - pmax(Z6[,2], Z6[,3], Z6[,4])
contour(xp, yp, matrix(zp, len), add = TRUE, levels = 0, drawlabels = FALSE)
zp <- Z6[,2] - pmax(Z6[,1], Z6[,3], Z6[,4])
contour(xp, yp, matrix(zp, len), add = TRUE, levels = 0, drawlabels = FALSE)
dev.off()

# decay : paramètre de pénalisation / régularisation, qui influence la précision du modèle.
# Plus il est petit, plus le modèle proposé est complexe, plus il est grand, moins il est complexe et généraliste.

# 2.
png("plots/poids_q4_2.png")
boxplot(model1$wts, model2$wts, model3$wts, model4$wts, model5$wts, model6$wts, main = "Evolution du poids en fonction de decay")
dev.off()
#plot(model1$wts, ylim = c(-5, 5))
#plot(model2$wts, ylim = c(-5, 5))
#plot(model3$wts, ylim = c(-5, 5))
#plot(model4$wts, ylim = c(-5, 5))
#plot(model5$wts, ylim = c(-5, 5))
#plot(model6$wts, ylim = c(-5, 5))

# 3.
# Calcul de la probabilité d'erreur
pred1 <- predict(model1, x)
pred2 <- predict(model2, x)
pred3 <- predict(model3, x)
pred4 <- predict(model4, x)
pred5 <- predict(model5, x)
pred6 <- predict(model6, x)

cp1 = classes_predict(pred1)
cp2 = classes_predict(pred2)
cp3 = classes_predict(pred3)
cp4 = classes_predict(pred4)
cp5 = classes_predict(pred5)
cp6 = classes_predict(pred6)

proba1 = proba_erreur_emp(T, cp1)
proba2 = proba_erreur_emp(T, cp2)
proba3 = proba_erreur_emp(T, cp3)
proba4 = proba_erreur_emp(T, cp4)
proba5 = proba_erreur_emp(T, cp5)
proba6 = proba_erreur_emp(T, cp6)

probas = c(proba1, proba2, proba3, proba4, proba5, proba6)

png("plots/probas_erreur_q4_3.png")
plot(probas, main = "Evolution des probabilité d'erreur en fonction de decay")
dev.off()

# La valeur optimale est 4 d'après le schéma.

##############################################################################

# Séparation selon le sexe
n <- 200
x_sexe <- log(cbind(crabs$FL, crabs$RW))
T_sexe <- class.ind(crabs$sex)
couleur1 <- rep("pink", n)
couleur1[crabs$sex=="M"] <- "cyan"

plot(x_sexe, col = couleur1)

# Séparation selon la couleur
x_color <- log(cbind(crabs$FL, crabs$RW))
T_color <- class.ind(crabs$sp)
couleur2 <- rep("orange", n)
couleur2[crabs$sp == "O"] <- "blue"

plot(x_color, col = couleur2)

# QUESTION 5

# 1.
p = 5

# À CHECKER POUR LA CLASSE 5
simul <- function (x, t, n, p) {

        data = matrix(nrow = n, ncol = 3)
        classe = matrix(nrow = n, ncol = 2)
        i = 1
        m = n / p
		
        for (ki in 1:p) {
        
        	for (j in 1:m) {

				d = dim(x)[1]
				if (is.null(d)) {
					d = 1
					rand = 1
					data[i,c(1,2)] = x
					classe[i, c(1,2)] = t
				} else {
					rand = sample(1:d, 1)
					data[i,1] = x[rand,1]
					data[i,2] = x[rand,2]
					x = x[-rand,]
					
					classe[i,1] = t[rand,1]
					classe[i,2] = t[rand,2]
					t = t[-rand,]
				}
				data[i,3] = ki
				i = i + 1
			}
        }
        result = new.env()
        result$data <- data
        result$classe <- classe
        
        return (result)
}

t_sexe = simul(x_sexe, T_sexe, n, p)
couleur3 <- rep("pink", n)
couleur3[t_sexe$classe[,1] == "0"] <- "cyan"

t_color = simul(x_color, T_color, n, p)
couleur4 <- rep("orange", n)
couleur4[t_color$classe[,1] == "0"] <- "blue"

plot(t_sexe$data, col = couleur3)
plot(t_color$data, col = couleur4)

# Estimation sur la probabilité d'erreur sur le SEXE
set.seed(1)
model1 <- nnet(t_sexe$data[-1:-40,1:2], t_sexe$classe[-1:-40,], size = 6, decay = 0.001, softmax = TRUE, maxit = 500)
pred1 <- predict(model1, t_sexe$data[1:40,1:2])
cp1 = classes_predict(pred1)
proba1 = proba_erreur_emp(t_sexe$classe[1:40], cp1)

set.seed(1)
model2 <- nnet(t_sexe$data[-41:-80,1:2], t_sexe$classe[-41:-80,], size = 6, decay = 0.001, softmax = TRUE, maxit = 500)
pred2 <- predict(model2, t_sexe$data[41:80,1:2])
cp2 = classes_predict(pred2)
proba2 = proba_erreur_emp(t_sexe$classe[41:80], cp2)

set.seed(1)
model3 <- nnet(t_sexe$data[-81:-120,1:2], t_sexe$classe[-81:-120,], size = 6, decay = 0.001, softmax = TRUE, maxit = 500)
pred3 <- predict(model3, t_sexe$data[81:120,1:2])
cp3 = classes_predict(pred3)
proba3 = proba_erreur_emp(t_sexe$classe[81:120], cp3)

set.seed(1)
model4 <- nnet(t_sexe$data[-121:-160,1:2], t_sexe$classe[-121:-160,], size = 6, decay = 0.001, softmax = TRUE, maxit = 500)
pred4 <- predict(model4, t_sexe$data[121:160,1:2])
cp4 = classes_predict(pred4)
proba4 = proba_erreur_emp(t_sexe$classe[121:160], cp4)

set.seed(1)
model5 <- nnet(t_sexe$data[-161:-200,1:2], t_sexe$classe[-161:-200,], size = 6, decay = 0.001, softmax = TRUE, maxit = 500)
pred5 <- predict(model5, t_sexe$data[161:200,1:2])
cp5 = classes_predict(pred5)
proba5 = proba_erreur_emp(t_sexe$classe[161:200], cp5)

probas_sexe = c(proba1, proba2, proba3, proba4, proba5)
pe = mean(probas_sexe)
plot(probas_sexe)

# 2.
xp <- seq(min(t_sexe$data[,1]), max(t_sexe$data[,1]), length = len)
yp <- seq(min(t_sexe$data[,2]), max(t_sexe$data[,2]), length = len)

grille <- expand.grid(z1 = xp, z2 = yp)

Z1 <- predict(model1, grille)
Z2 <- predict(model2, grille)
Z3 <- predict(model3, grille)
Z4 <- predict(model4, grille)
Z5 <- predict(model5, grille)

plot(t_sexe$data[41:200], col = couleur3[41:200])
zp <- Z1[,1] - max(Z1[,2])
contour(xp, yp, matrix(zp, len), add = TRUE, levels = 0, drawlabels = FALSE)
zp <- Z1[,2] - max(Z1[,2])
contour(xp, yp, matrix(zp, len), add = TRUE, levels = 0, drawlabels = FALSE)

plot(t_sexe$data[-41:-80], col = couleur3)
zp <- Z2[,1] - max(Z2[,2])
contour(xp, yp, matrix(zp, len), add = TRUE, levels = 0, drawlabels = FALSE)
zp <- Z2[,2] - max(Z2[,2])
contour(xp, yp, matrix(zp, len), add = TRUE, levels = 0, drawlabels = FALSE)

plot(t_sexe$data[-81:-120], col = couleur3)
zp <- Z3[,1] - max(Z2[,2])
contour(xp, yp, matrix(zp, len), add = TRUE, levels = 0, drawlabels = FALSE)
zp <- Z3[,2] - max(Z2[,2])
contour(xp, yp, matrix(zp, len), add = TRUE, levels = 0, drawlabels = FALSE)

plot(t_sexe$data[-121:-160], col = couleur3)
zp <- Z4[,1] - max(Z4[,2])
contour(xp, yp, matrix(zp, len), add = TRUE, levels = 0, drawlabels = FALSE)
zp <- Z4[,2] - max(Z4[,2])
contour(xp, yp, matrix(zp, len), add = TRUE, levels = 0, drawlabels = FALSE)

plot(t_sexe$data[-161:-200], col = couleur3)
zp <- Z5[,1] - max(Z5[,2])
contour(xp, yp, matrix(zp, len), add = TRUE, levels = 0, drawlabels = FALSE)
zp <- Z5[,2] - max(Z5[,2])
contour(xp, yp, matrix(zp, len), add = TRUE, levels = 0, drawlabels = FALSE)


##############################################################################

# QUESTION 6

# 1.
# Estimation sur la probabilité d'erreur sur la COULEUR
set.seed(1)
model1 <- nnet(t_color$data[-1:-40,1:2], t_color$classe[-1:-40,], size = 5, decay = 0.001, softmax = TRUE, maxit = 500)
pred1 <- predict(model1, t_color$data[1:40,1:2])
cp1 = classes_predict(pred1)
proba1 = proba_erreur_emp(t_color$classe[1:40], cp1)

set.seed(1)
model2 <- nnet(t_color$data[-41:-80,1:2], t_color$classe[-41:-80,], size = 5, decay = 0.001, softmax = TRUE, maxit = 500)
pred2 <- predict(model2, t_color$data[41:80,1:2])
cp2 = classes_predict(pred2)
proba2 = proba_erreur_emp(t_color$classe[41:80], cp2)

set.seed(1)
model3 <- nnet(t_color$data[-81:-120,1:2], t_color$classe[-81:-120,], size = 5, decay = 0.001, softmax = TRUE, maxit = 500)
pred3 <- predict(model3, t_color$data[81:120,1:2])
cp3 = classes_predict(pred3)
proba3 = proba_erreur_emp(t_color$classe[81:120], cp3)

set.seed(1)
model4 <- nnet(t_color$data[-121:-160,1:2], t_color$classe[-121:-160,], size = 5, decay = 0.001, softmax = TRUE, maxit = 500)
pred4 <- predict(model4, t_color$data[121:160,1:2])
cp4 = classes_predict(pred4)
proba4 = proba_erreur_emp(t_color$classe[121:160], cp4)

set.seed(1)
model5 <- nnet(t_color$data[-161:-200,1:2], t_color$classe[-161:-200,], size = 5, decay = 0.001, softmax = TRUE, maxit = 500)
pred5 <- predict(model5, t_color$data[161:200,1:2])
cp5 = classes_predict(pred5)
proba5 = proba_erreur_emp(t_color$classe[161:200], cp5)

probas_color = c(proba1, proba2, proba3, proba4, proba5)
pe = mean(probas_color)
plot(probas_color)

# 2.
len <- 50

xp <- seq(min(t_color$data[,1]), max(t_color$data[,1]), length = len)
yp <- seq(min(t_color$data[,2]), max(t_color$data[,2]), length = len)

grille <- expand.grid(z1 = xp, z2 = yp)

Z1 <- predict(model1, grille)
Z2 <- predict(model2, grille)
Z3 <- predict(model3, grille)
Z4 <- predict(model4, grille)
Z5 <- predict(model5, grille)

plot(t_color$data, col = couleur4)
zp <- Z1[,1] - max(Z1[,2])
contour(xp, yp, matrix(zp, len), add = TRUE, levels = 0, drawlabels = FALSE)
zp <- Z1[,2] - max(Z1[,2])
contour(xp, yp, matrix(zp, len), add = TRUE, levels = 0, drawlabels = FALSE)

plot(t_color$data, col = couleur4)
zp <- Z2[,1] - max(Z2[,2])
contour(xp, yp, matrix(zp, len), add = TRUE, levels = 0, drawlabels = FALSE)
zp <- Z2[,2] - max(Z2[,2])
contour(xp, yp, matrix(zp, len), add = TRUE, levels = 0, drawlabels = FALSE)

plot(t_color$data, col = couleur4)
zp <- Z3[,1] - max(Z3[,2])
contour(xp, yp, matrix(zp, len), add = TRUE, levels = 0, drawlabels = FALSE)
zp <- Z3[,2] - max(Z3[,2])
contour(xp, yp, matrix(zp, len), add = TRUE, levels = 0, drawlabels = FALSE)

plot(t_color$data, col = couleur4)
zp <- Z4[,1] - max(Z4[,2])
contour(xp, yp, matrix(zp, len), add = TRUE, levels = 0, drawlabels = FALSE)
zp <- Z4[,2] - max(Z4[,2])
contour(xp, yp, matrix(zp, len), add = TRUE, levels = 0, drawlabels = FALSE)

plot(t_color$data, col = couleur4)
zp <- Z5[,1] - max(Z5[,2])
contour(xp, yp, matrix(zp, len), add = TRUE, levels = 0, drawlabels = FALSE)
zp <- Z5[,2] - max(Z5[,2])
contour(xp, yp, matrix(zp, len), add = TRUE, levels = 0, drawlabels = FALSE)
